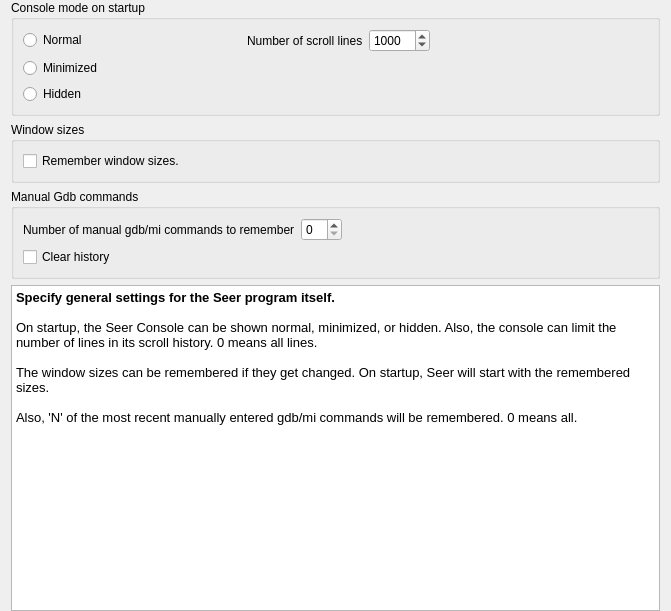
<?xml version="1.0" encoding="UTF-8"?>
<ui version="4.0">
 <class>SeerSeerConfigPage</class>
 <widget class="QWidget" name="SeerSeerConfigPage">
  <property name="geometry">
   <rect>
    <x>0</x>
    <y>0</y>
    <width>671</width>
    <height>611</height>
   </rect>
  </property>
  <property name="windowTitle">
   <string>SeerSeerConfigPage</string>
  </property>
  <layout class="QGridLayout" name="gridLayout_3">
   <property name="topMargin">
    <number>0</number>
   </property>
   <property name="bottomMargin">
    <number>0</number>
   </property>
   <item row="2" column="0">
    <widget class="QGroupBox" name="manualGdbCommandsGroupBox">
     <property name="title">
      <string>Manual Gdb commands</string>
     </property>
     <layout class="QGridLayout" name="gridLayout_2">
      <item row="0" column="1">
       <widget class="QSpinBox" name="rememberGdbCommandsSpinBox">
        <property name="toolTip">
         <string>Number of manual commands to rememvber. 0 means all.</string>
        </property>
       </widget>
      </item>
      <item row="1" column="0">
       <widget class="QCheckBox" name="clearHistoryCheckBox">
        <property name="toolTip">
         <string>Clear all manual gdb commands.</string>
        </property>
        <property name="text">
         <string>Clear history</string>
        </property>
       </widget>
      </item>
      <item row="0" column="0">
       <widget class="QLabel" name="rememberGdbCommandsLabel">
        <property name="text">
         <string>Number of manual gdb/mi commands to remember</string>
        </property>
       </widget>
      </item>
      <item row="0" column="2">
       <spacer name="horizontalSpacer">
        <property name="orientation">
         <enum>Qt::Horizontal</enum>
        </property>
        <property name="sizeHint" stdset="0">
         <size>
          <width>40</width>
          <height>20</height>
         </size>
        </property>
       </spacer>
      </item>
     </layout>
    </widget>
   </item>
   <item row="1" column="0">
    <widget class="QGroupBox" name="windowSizesGroupBox">
     <property name="title">
      <string>Window sizes</string>
     </property>
     <layout class="QGridLayout" name="gridLayout">
      <item row="0" column="0">
       <widget class="QCheckBox" name="rememberSizescheckBox">
        <property name="text">
         <string>Remember window sizes.</string>
        </property>
       </widget>
      </item>
     </layout>
    </widget>
   </item>
   <item row="3" column="0">
    <widget class="QTextBrowser" name="textBrowser">
     <property name="html">
      <string>&lt;!DOCTYPE HTML PUBLIC &quot;-//W3C//DTD HTML 4.0//EN&quot; &quot;http://www.w3.org/TR/REC-html40/strict.dtd&quot;&gt;
&lt;html&gt;&lt;head&gt;&lt;meta name=&quot;qrichtext&quot; content=&quot;1&quot; /&gt;&lt;style type=&quot;text/css&quot;&gt;
p, li { white-space: pre-wrap; }
&lt;/style&gt;&lt;/head&gt;&lt;body style=&quot; font-family:'Noto Sans'; font-size:10pt; font-weight:400; font-style:normal;&quot;&gt;
&lt;p style=&quot; margin-top:0px; margin-bottom:0px; margin-left:0px; margin-right:0px; -qt-block-indent:0; text-indent:0px;&quot;&gt;&lt;span style=&quot; font-weight:600;&quot;&gt;Specify general settings for the Seer program itself.&lt;/span&gt;&lt;/p&gt;
&lt;p style=&quot;-qt-paragraph-type:empty; margin-top:0px; margin-bottom:0px; margin-left:0px; margin-right:0px; -qt-block-indent:0; text-indent:0px;&quot;&gt;&lt;br /&gt;&lt;/p&gt;
&lt;p style=&quot; margin-top:0px; margin-bottom:0px; margin-left:0px; margin-right:0px; -qt-block-indent:0; text-indent:0px;&quot;&gt;On startup, the Seer Console can be shown normal, minimized, or hidden. Also, the console can limit the number of lines in its scroll history. 0 means all lines.&lt;/p&gt;
&lt;p style=&quot;-qt-paragraph-type:empty; margin-top:0px; margin-bottom:0px; margin-left:0px; margin-right:0px; -qt-block-indent:0; text-indent:0px;&quot;&gt;&lt;br /&gt;&lt;/p&gt;
&lt;p style=&quot; margin-top:0px; margin-bottom:0px; margin-left:0px; margin-right:0px; -qt-block-indent:0; text-indent:0px;&quot;&gt;The window sizes can be remembered if they get changed. On startup, Seer will start with the remembered sizes.&lt;/p&gt;
&lt;p style=&quot;-qt-paragraph-type:empty; margin-top:0px; margin-bottom:0px; margin-left:0px; margin-right:0px; -qt-block-indent:0; text-indent:0px;&quot;&gt;&lt;br /&gt;&lt;/p&gt;
&lt;p style=&quot; margin-top:0px; margin-bottom:0px; margin-left:0px; margin-right:0px; -qt-block-indent:0; text-indent:0px;&quot;&gt;Also, 'N' of the most recent manually entered gdb/mi commands will be remembered. 0 means all.&lt;/p&gt;
&lt;p style=&quot;-qt-paragraph-type:empty; margin-top:0px; margin-bottom:0px; margin-left:0px; margin-right:0px; -qt-block-indent:0; text-indent:0px;&quot;&gt;&lt;br /&gt;&lt;/p&gt;&lt;/body&gt;&lt;/html&gt;</string>
     </property>
    </widget>
   </item>
   <item row="0" column="0">
    <widget class="QGroupBox" name="consoleModeGroupBox">
     <property name="title">
      <string>Console mode on startup</string>
     </property>
     <layout class="QGridLayout" name="gridLayout_4">
      <item row="1" column="0">
       <widget class="QRadioButton" name="minimizedRadioButton">
        <property name="toolTip">
         <string>The console is shown minimized in the task bar.</string>
        </property>
        <property name="text">
         <string>Minimized</string>
        </property>
        <attribute name="buttonGroup">
         <string notr="true">modeButtonGroup</string>
        </attribute>
       </widget>
      </item>
      <item row="0" column="4">
       <spacer name="horizontalSpacer_2">
        <property name="orientation">
         <enum>Qt::Horizontal</enum>
        </property>
        <property name="sizeHint" stdset="0">
         <size>
          <width>218</width>
          <height>20</height>
         </size>
        </property>
       </spacer>
      </item>
      <item row="0" column="0">
       <widget class="QRadioButton" name="normalRadioButton">
        <property name="toolTip">
         <string>The console is shown normally.</string>
        </property>
        <property name="text">
         <string>Normal</string>
        </property>
        <attribute name="buttonGroup">
         <string notr="true">modeButtonGroup</string>
        </attribute>
       </widget>
      </item>
      <item row="2" column="0">
       <widget class="QRadioButton" name="hiddenRadioButton">
        <property name="toolTip">
         <string>The console is totally hidden. Can be reshown with: View-&gt;Console-&gt;Normal</string>
        </property>
        <property name="text">
         <string>Hidden</string>
        </property>
        <attribute name="buttonGroup">
         <string notr="true">modeButtonGroup</string>
        </attribute>
       </widget>
      </item>
      <item row="0" column="3">
       <widget class="QSpinBox" name="consoleScrollLinesSpinBox">
        <property name="toolTip">
         <string>Maximum number of scroll lines. 0 means unlimited.</string>
        </property>
        <property name="maximum">
         <number>99999</number>
        </property>
        <property name="value">
         <number>1000</number>
        </property>
       </widget>
      </item>
      <item row="0" column="1">
       <spacer name="horizontalSpacer_3">
        <property name="orientation">
         <enum>Qt::Horizontal</enum>
        </property>
        <property name="sizeHint" stdset="0">
         <size>
          <width>40</width>
          <height>20</height>
         </size>
        </property>
       </spacer>
      </item>
      <item row="0" column="2">
       <widget class="QLabel" name="consoleScrollLinesLabel">
        <property name="text">
         <string>Number of scroll lines</string>
        </property>
       </widget>
      </item>
     </layout>
    </widget>
   </item>
  </layout>
  <zorder>windowSizesGroupBox</zorder>
  <zorder>textBrowser</zorder>
  <zorder>consoleModeGroupBox</zorder>
  <zorder>manualGdbCommandsGroupBox</zorder>
 </widget>
 <resources/>
 <connections/>
 <buttongroups>
  <buttongroup name="modeButtonGroup"/>
 </buttongroups>
</ui>
